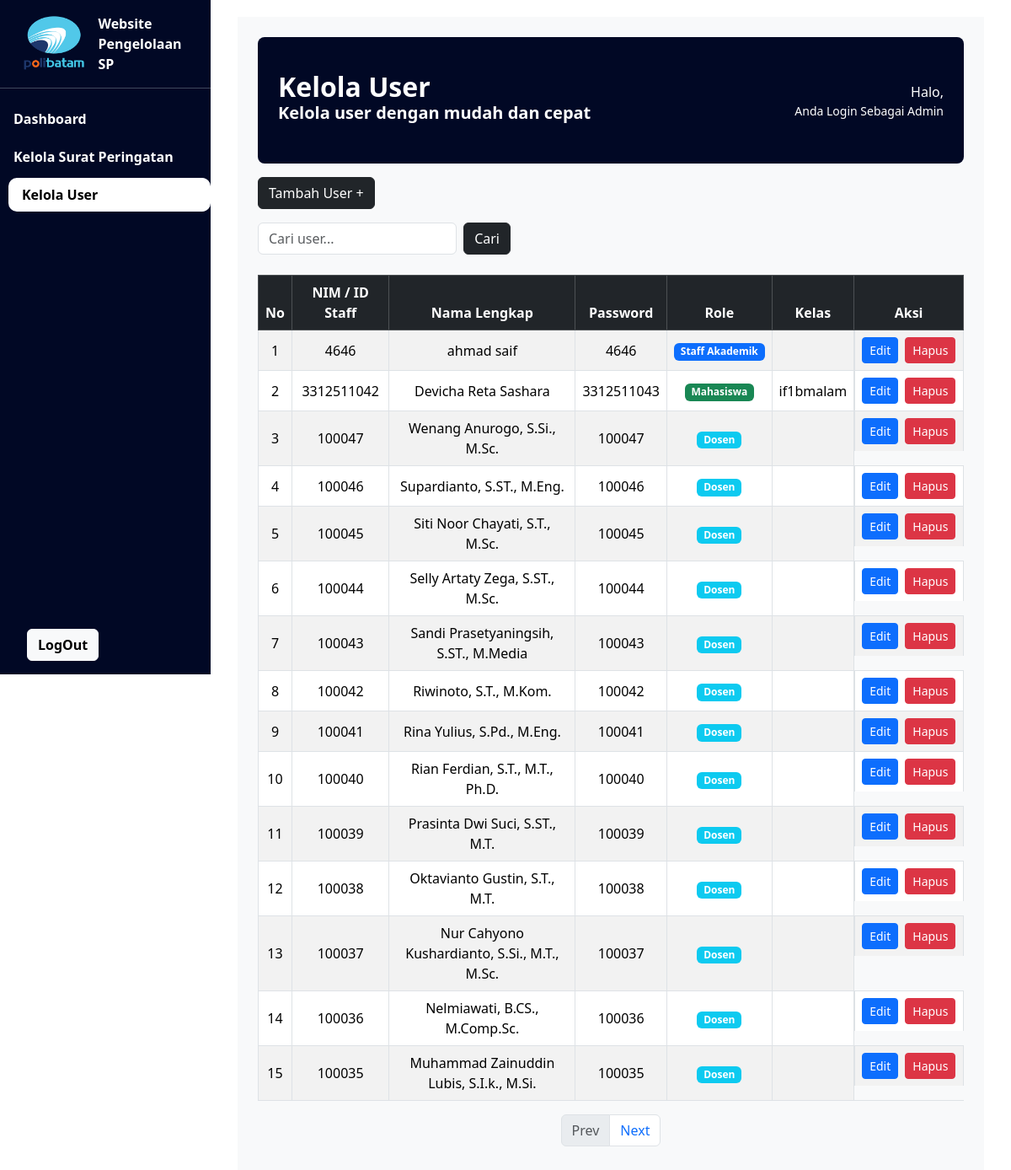
/admin/kelola_user.php, run on the app's committed database.
### tables this page shows
CREATE TABLE `user` (
  `id` int(11) NOT NULL,
  `nim` varchar(20) NOT NULL,
  `nama` varchar(100) NOT NULL,
  `password` varchar(255) NOT NULL,
  `role` enum('staff_akademik','mahasiswa','dosen') NOT NULL,
  `kelas` varchar(20) DEFAULT NULL
);

### admin/kelola_user.php (the view, shortened to what this page needs)
<?php
include("../koneksi.php");
$search = isset($_GET['search']) ? mysqli_real_escape_string($koneksi, $_GET['search']) : "";
$limit = 15;
$page = isset($_GET['page']) ? (int)$_GET['page'] : 1;
$start = ($page - 1) * $limit;
$sqlCount = "SELECT COUNT(*) AS total FROM user
             WHERE nim LIKE '%$search%'
             OR nama LIKE '%$search%'
             OR role LIKE '%$search%'
             OR kelas LIKE '%$search%'";
$execCount = mysqli_query($koneksi, $sqlCount);
$total_data = mysqli_fetch_assoc($execCount)['total'];
$total_page = ceil($total_data / $limit);
$sql = "SELECT * FROM user
        WHERE nim LIKE '%$search%'
        OR nama LIKE '%$search%'
        OR role LIKE '%$search%'
        OR kelas LIKE '%$search%'
        ORDER BY id DESC
        LIMIT $start, $limit";
$result = mysqli_query($koneksi, $sql);
$no = $start + 1;
?>
<!DOCTYPE html>
<html lang="en">
<head>
  <link rel="stylesheet" href="css/kelola_sp.css" />
  <link rel="stylesheet" href="https://cdn.jsdelivr.net/npm/bootstrap-icons@1.11.3/font/bootstrap-icons.min.css" />
  <link href="https://cdn.jsdelivr.net/npm/bootstrap@5.3.7/dist/css/bootstrap.min.css" rel="stylesheet" />
</head>
<body>
  <div id="sidebar" class="sidebar d-flex flex-column">
    <div class="row">
      <div class="col-3 mt-2">
        <img src="../FOTO/logo.png" class="ms-4 mt-2" width="80px" alt="" />
      </div>
      <div class="col-9 d-flex flex-column mt-3">
        <span class="text-decoration-none ms-5 fw-bold fs-6"> Website </span>
        <span class="text-decoration-none ms-5 fw-bold fs-6"> Pengelolaan </span>
        <span class="text-decoration-none ms-5 fw-bold fs-6"> SP </span>
      </div>
    </div>
    <hr style="color: white" />
    <ul class="d-flex nav flex-column">
      <li class="nav-item">
        <a class="nav-link text-white fw-bold fs-6" href="index.php">Dashboard</a>
      </li>
      <li class="nav-item">
        <a class="nav-link text-white fw-bold fs-6" href="kelola_sp.php">Kelola Surat Peringatan</a>
      </li>
      <li class="nav-item">
        <a class="nav-link active text-white fw-bold fs-6" href="kelola_user.php">Kelola User</a>
      </li>
    </ul>
    <ul class="mt-auto">
      <button type="button" class="btn btn-light fw-bold" data-bs-toggle="modal" data-bs-target="#modalLogout">
        LogOut
      </button>
    </ul>
  </div>
  <div class="content">
    <div class="container-fluid">
      <div class="content-wrapper p-4">
        <div class="welcome-banner p-4 rounded-3 d-flex justify-content-between align-items-center">
          <div>
            <h2 class="fw-bold mb-0">Kelola User</h2>
            <h2 class="fw-bold fs-5"> Kelola user dengan mudah dan cepat </h2>
          </div>
          <div class="text-end">
            <p class="mb-0">Halo, <?= $_SESSION['nim']; ?></p>
            <p class="mb-0 small">Anda Login Sebagai Admin</p>
          </div>
        </div>
        <div class="mt-3">
          <button type="button" class="btn btn-dark" data-bs-toggle="modal" data-bs-target="#modalTambahUser">
            Tambah User +
          </button>
        </div>
        <div class="table-responsive">
          <form method="GET" class="mt-3 d-flex" style="max-width: 300px;">
            <input type="text" name="search" class="form-control" placeholder="Cari user..." value="<?= $search ?>">
            <button class="btn btn-dark ms-2">Cari</button>
          </form>
          <table class="mt-4 table table-striped table-bordered align-middle text-center">
            <thead class="table-dark">
              <tr>
                <th>No</th>
                <th>NIM / ID Staff</th>
                <th>Nama Lengkap</th>
                <th>Password</th>
                <th>Role</th>
                <th>Kelas</th>
                <th>Aksi</th>
              </tr>
            </thead>
            <tbody>
              <?php if (mysqli_num_rows($result) > 0) {
                while ($row = mysqli_fetch_assoc($result)) { ?>
                  <tr>
                    <td><?= $no++; ?></td>
                    <td><?= $row['nim']; ?></td>
                    <td><?= $row['nama']; ?></td>
                    <td><?= $row['password']; ?></td>
                    <td>
                      <?php if ($row['role'] == 'staff_akademik') { ?>
                        <span class="badge bg-primary">Staff Akademik</span>
                      <?php } elseif ($row['role'] == 'mahasiswa') { ?>
                        <span class="badge bg-success">Mahasiswa</span>
                      <?php  } elseif ($row['role'] == 'dosen') { ?>
                        <span class="badge bg-info">Dosen</span>
                      <?php
                      } ?>
                    </td>
                    <td><?= $row['kelas']; ?></td>
                    <td class="d-flex gap-2 justify-content-center">
                      <button class="btn btn-sm btn-primary" data-bs-toggle="modal" data-bs-target="#modalEdit<?= $row['id']; ?>">Edit</button>
                      <a href="hapus_user.php?id=<?= $row['id']; ?>" class="btn btn-sm btn-danger" onclick="return confirm('Hapus user ini?');">Hapus</a>
                    </td>
                  </tr>
                <?php }
              } else { ?>
                <tr>
                  <td colspan="6" class="text-center">Tidak ada user ditemukan.</td>
                </tr>
              <?php } ?>
            </tbody>
          </table>
          <nav>
            <ul class="pagination justify-content-center">
              <li class="page-item <?= ($page <= 1) ? 'disabled' : '' ?>">
                <a class="page-link" href="?page=<?= $page - 1 ?>&search=<?= $search ?>">Prev</a>
              </li>
              <li class="page-item <?= ($page >= $total_page) ? 'disabled' : '' ?>">
                <a class="page-link" href="?page=<?= $page + 1 ?>&search=<?= $search ?>">Next</a>
              </li>
            </ul>
          </nav>
        </div>
      </div>
    </div>
  </div>
</body>
</html>

### admin/css/kelola_sp.css (style rules this page uses)
body { overflow-x: hidden; }
.sidebar { position: fixed; top: 0; left: 0; width: 250px; height: 100vh; background-color: #010825; color: white; transition: transform 0.4s ease-in-out; z-index: 1000; }
.content { margin-left: 250px; padding: 20px; }
.nav-link.active { background-color: white; color: black !important; font-weight: bold; margin-left: 10px; }
.nav-link { padding: 10px 15px; margin-bottom: 5px; border-radius: 10px; }
.content-wrapper { width: 100%; background-color: #f8f9fa; overflow-y: auto; }
.welcome-banner { background-color: #010825; color: white; height: 150px; }

### data on the page
user: nim "4646", nama "ahmad saif", password "4646", role "Staff Akademik"
user: nim "3312511042", nama "Devicha Reta Sashara", password "3312511043", role "Mahasiswa", kelas "if1bmalam"
user: nim "100047", nama "Wenang Anurogo, S.Si., M.Sc.", password "100047", role "Dosen"
user: nim "100046", nama "Supardianto, S.ST., M.Eng.", password "100046", role "Dosen"
user: nim "100045", nama "Siti Noor Chayati, S.T., M.Sc.", password "100045", role "Dosen"
user: nim "100044", nama "Selly Artaty Zega, S.ST., M.Sc.", password "100044", role "Dosen"
user: nim "100043", nama "Sandi Prasetyaningsih, S.ST., M.Media", password "100043", role "Dosen"
user: nim "100042", nama "Riwinoto, S.T., M.Kom.", password "100042", role "Dosen"
user: nim "100041", nama "Rina Yulius, S.Pd., M.Eng.", password "100041", role "Dosen"
user: nim "100040", nama "Rian Ferdian, S.T., M.T., Ph.D.", password "100040", role "Dosen"
user: nim "100039", nama "Prasinta Dwi Suci, S.ST., M.T.", password "100039", role "Dosen"
user: nim "100038", nama "Oktavianto Gustin, S.T., M.T.", password "100038", role "Dosen"
user: nim "100037", nama "Nur Cahyono Kushardianto, S.Si., M.T., M.Sc.", password "100037", role "Dosen"
user: nim "100036", nama "Nelmiawati, B.CS., M.Comp.Sc.", password "100036", role "Dosen"
user: nim "100035", nama "Muhammad Zainuddin Lubis, S.I.k., M.Si.", password "100035", role "Dosen"
